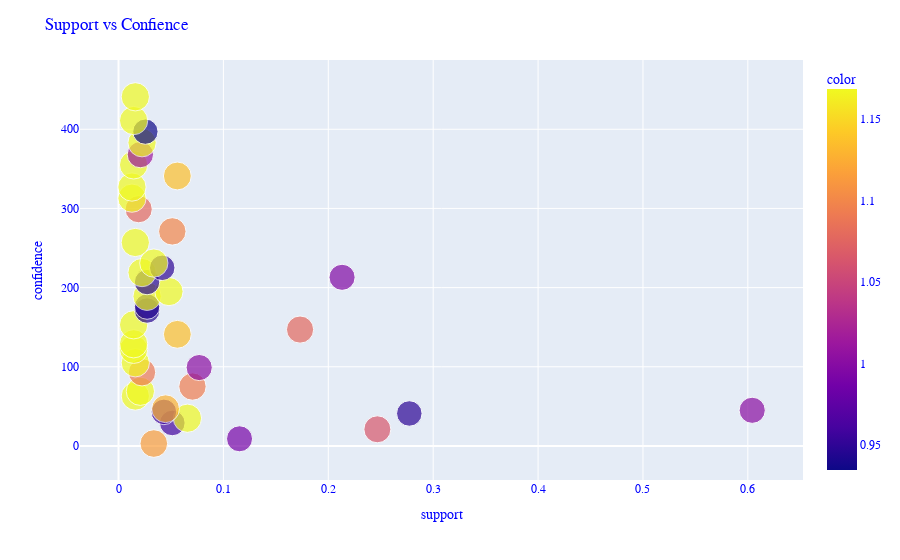

Notebook code cell kept with this figure:
### Code cell
# 산점도 그래프 그리기
fig_py = px.scatter(
    rules_py['support'], 
    rules_py['confidence'],
    size=rules_py['lift'],
    color=rules_py['lift']
)

# 그래프 layout설정
fig_py.update_layout(
    xaxis_title='support', 
    yaxis_title='confidence', 
    font_family='Courer New', 
    font_color='blue', 
    title_font_family='Times New Roman', 
    title_font_color='red', 
    title=('Support vs Confience')
)

# 출력
fig_py.show()

### Figure 1 — Plotly figure (JSON) as saved in the notebook; plotly's stock layout.template omitted (floating-point values rounded to 4 significant figures)
{"data": [{"hovertemplate": "x=%{x}<br>index=%{y}<br>size=%{marker.size}<br>color=%{marker.color}<extra></extra>", "legendgroup": "", "marker": {"color": [1.115, 0.9896, 1.065, 0.9586, 1.168, 0.9489, 0.9559, 1.001, 1.128, 1.168, 1.168, 1.094, 1.09, 1.001, 1.168, 1.168, 1.168, 1.136, 1.078, 1.168, 0.9457, 0.9457, 1.168, 1.168, 0.9457, 0.996, 1.168, 0.9492, 1.168, 1.168, 1.1, 1.078, 1.168, 1.168, 1.136, 1.168, 1.012, 1.168, 0.9346, 1.168, 1.168], "coloraxis": "coloraxis", "size": [1.115, 0.9896, 1.065, 0.9586, 1.168, 0.9489, 0.9559, 1.001, 1.128, 1.168, 1.168, 1.094, 1.09, 1.001, 1.168, 1.168, 1.168, 1.136, 1.078, 1.168, 0.9457, 0.9457, 1.168, 1.168, 0.9457, 0.996, 1.168, 0.9492, 1.168, 1.168, 1.1, 1.078, 1.168, 1.168, 1.136, 1.168, 1.012, 1.168, 0.9346, 1.168, 1.168], "sizemode": "area", "sizeref": 0.002921, "symbol": "circle"}, "mode": "markers", "name": "", "orientation": "h", "showlegend": false, "type": "scatter", "x": [0.03365, 0.1154, 0.2468, 0.05128, 0.06571, 0.2772, 0.04327, 0.6042, 0.04487, 0.01603, 0.02083, 0.07051, 0.02244, 0.07692, 0.01603, 0.01442, 0.01442, 0.05609, 0.1731, 0.01442, 0.02724, 0.02724, 0.02724, 0.04808, 0.02724, 0.2131, 0.02244, 0.04167, 0.03365, 0.01603, 0.05128, 0.01923, 0.01282, 0.01282, 0.05609, 0.01442, 0.02083, 0.02244, 0.02564, 0.01442, 0.01603], "xaxis": "x", "y": [3, 9, 21, 29, 35, 41, 43, 45, 47, 63, 69, 75, 93, 99, 105, 122, 129, 141, 147, 153, 171, 176, 189, 195, 207, 213, 219, 225, 231, 257, 271, 299, 313, 327, 341, 355, 368, 383, 397, 411, 441], "yaxis": "y"}], "layout": {"coloraxis": {"colorbar": {"title": {"text": "color"}}, "colorscale": [[0, "#0d0887"], [0.1111, "#46039f"], [0.2222, "#7201a8"], [0.3333, "#9c179e"], [0.4444, "#bd3786"], [0.5556, "#d8576b"], [0.6667, "#ed7953"], [0.7778, "#fb9f3a"], [0.8889, "#fdca26"], [1, "#f0f921"]]}, "font": {"color": "blue", "family": "Courer New"}, "legend": {"itemsizing": "constant", "tracegroupgap": 0}, "margin": {"t": 60}, "title": {"text": "Support vs Confience"}, "xaxis": {"anchor": "y", "domain": [0, 1], "title": {"text": "support"}}, "yaxis": {"anchor": "x", "domain": [0, 1], "title": {"text": "confidence"}}}}
